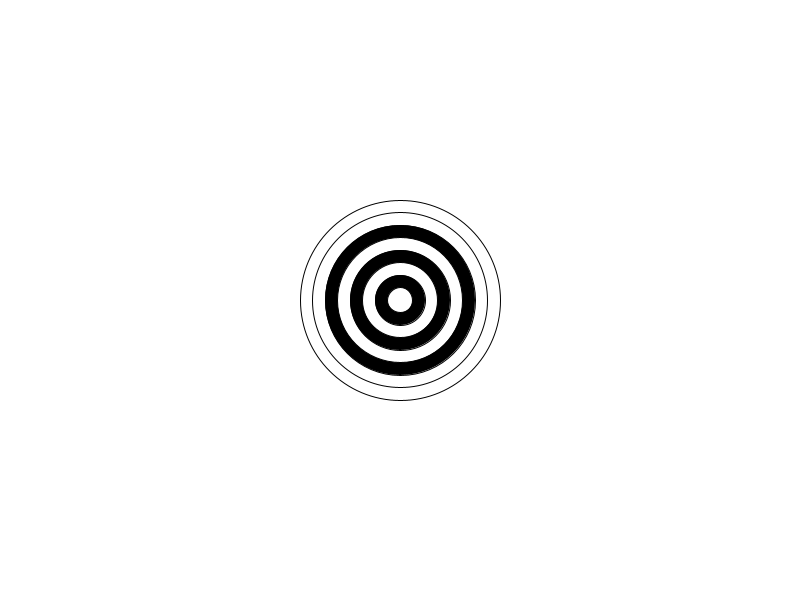
Frame 1 (no input)
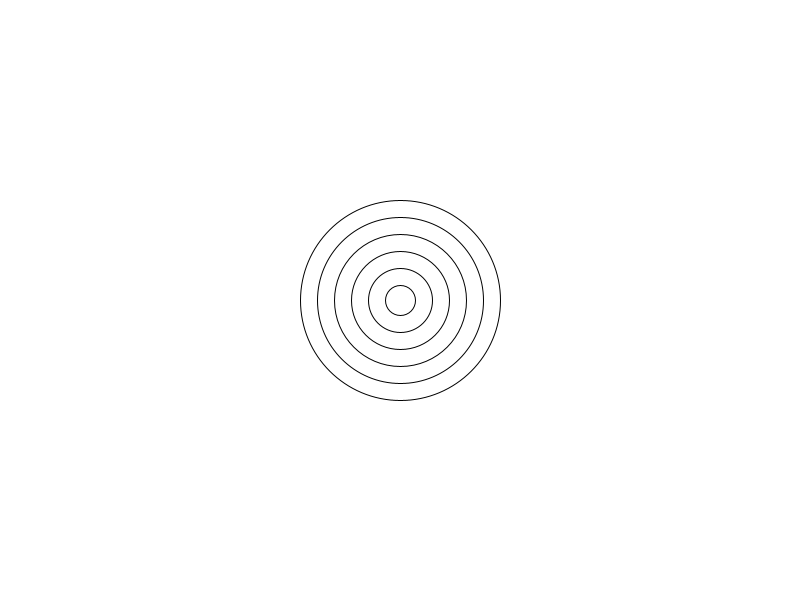
Frame 60 (the mouse pressed at the canvas centre just before this capture)
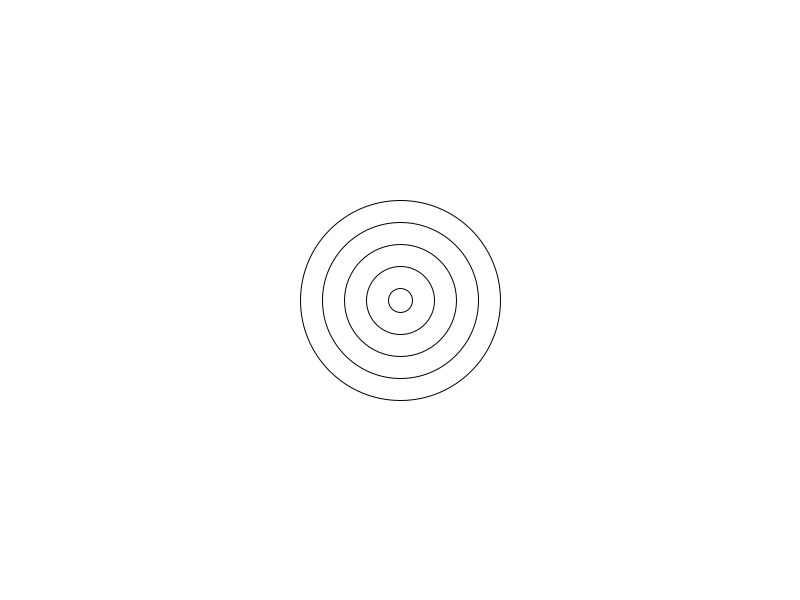
Frame 120 (the mouse held since frame 60 and released just before this capture)

The Processing sketch that drew these frames (run headless with seeded random() and noise(); from frame 60 on, the mouse is pressed at the canvas centre):

// Processing sketch: waterfall_v1_0
// ── waterfall_v1_0.pde
int posicion_x=400;
int posicion_y=300;
int adder = 25;
int tamanio_circulo;
void setup() {
  size(800, 600);
}

void draw() {
  background(255); 
  for (tamanio_circulo = 200; tamanio_circulo >= 1; tamanio_circulo -= adder) {
    if (tamanio_circulo % 2 == 0){ 
      circle(posicion_x, posicion_y, tamanio_circulo);
      fill(255);
    }
    else{ 
      circle(posicion_x, posicion_y, tamanio_circulo);
      fill(0);
    }
  }
  if(adder==50){
    adder=25;
    tamanio_circulo = 200;
  }
  adder+=1;
}
